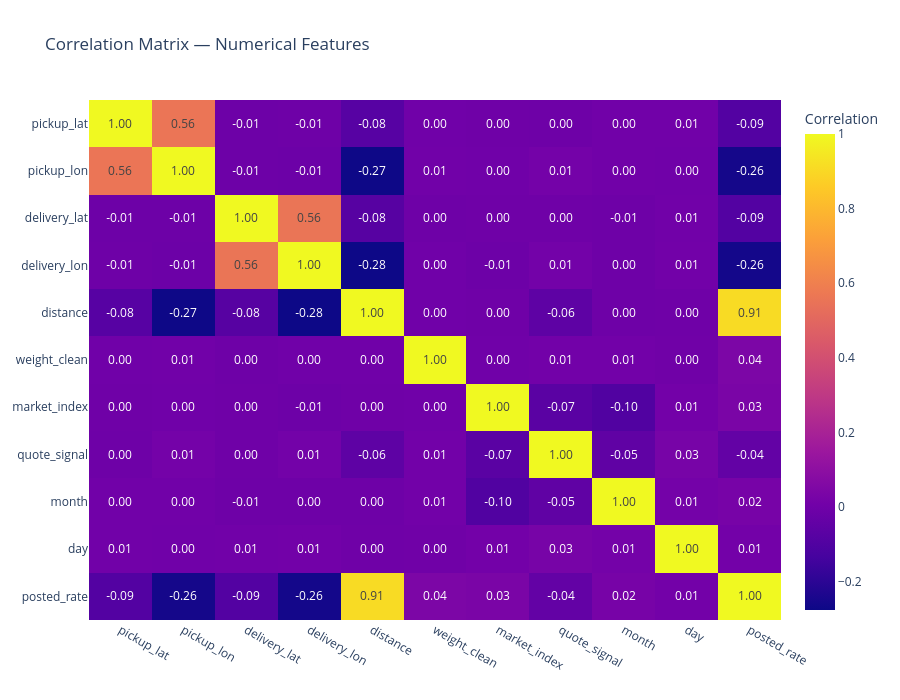

The notebook cell saved with this chart:
### Code cell
corr_cols = [
    col for col in numerical_features + [TARGET]
    if col in df.columns
]

corr_matrix = df[corr_cols].corr()

fig = px.imshow(
    corr_matrix,
    text_auto=".2f",
    aspect="auto",
    title="Correlation Matrix — Numerical Features",
    labels=dict(color="Correlation")
)

fig.update_layout(
    template="plotly_white",
    height=700
)

fig.show()

### Figure 1 — Plotly figure (JSON) as saved in the notebook; plotly's stock layout.template omitted (floating-point values rounded to 4 significant figures)
{"data": [{"coloraxis": "coloraxis", "hovertemplate": "x: %{x}<br>y: %{y}<br>Correlation: %{z}<extra></extra>", "name": "0", "texttemplate": "%{z:.2f}", "type": "heatmap", "x": ["pickup_lat", "pickup_lon", "delivery_lat", "delivery_lon", "distance", "weight_clean", "market_index", "quote_signal", "month", "day", "posted_rate"], "xaxis": "x", "y": ["pickup_lat", "pickup_lon", "delivery_lat", "delivery_lon", "distance", "weight_clean", "market_index", "quote_signal", "month", "day", "posted_rate"], "yaxis": "y", "z": [[1.0, 0.5592, -0.008283, -0.006143, -0.07774, 0.0009082, -0.001815, -0.004181, 0.003156, 0.005366, -0.09087], [0.5592, 1.0, -0.008609, -0.01223, -0.2734, 0.005917, 0.001083, 0.01366, 0.004306, 0.001573, -0.2551], [-0.008283, -0.008609, 1.0, 0.5571, -0.08065, -0.004387, -0.003343, -0.002708, -0.006286, 0.005647, -0.09197], [-0.006143, -0.01223, 0.5571, 1.0, -0.2757, 0.0006423, -0.008691, 0.01144, -0.004428, 0.006368, -0.2571], [-0.07774, -0.2734, -0.08065, -0.2757, 1.0, 0.002214, -0.002309, -0.05724, -0.003537, -0.001402, 0.9085], [0.0009082, 0.005917, -0.004387, 0.0006423, 0.002214, 1.0, 0.001598, 0.006935, 0.007443, -0.0001104, 0.04072], [-0.001815, 0.001083, -0.003343, -0.008691, -0.002309, 0.001598, 1.0, -0.06789, -0.0971, 0.01059, 0.03417], [-0.004181, 0.01366, -0.002708, 0.01144, -0.05724, 0.006935, -0.06789, 1.0, -0.05016, 0.02594, -0.03986], [0.003156, 0.004306, -0.006286, -0.004428, -0.003537, 0.007443, -0.0971, -0.05016, 1.0, 0.01314, 0.0238], [0.005366, 0.001573, 0.005647, 0.006368, -0.001402, -0.0001104, 0.01059, 0.02594, 0.01314, 1.0, 0.0103], [-0.09087, -0.2551, -0.09197, -0.2571, 0.9085, 0.04072, 0.03417, -0.03986, 0.0238, 0.0103, 1.0]]}], "layout": {"coloraxis": {"colorbar": {"title": {"text": "Correlation"}}, "colorscale": [[0, "#0d0887"], [0.1111, "#46039f"], [0.2222, "#7201a8"], [0.3333, "#9c179e"], [0.4444, "#bd3786"], [0.5556, "#d8576b"], [0.6667, "#ed7953"], [0.7778, "#fb9f3a"], [0.8889, "#fdca26"], [1, "#f0f921"]]}, "height": 700, "title": {"text": "Correlation Matrix — Numerical Features"}, "xaxis": {"anchor": "y", "domain": [0, 1]}, "yaxis": {"anchor": "x", "autorange": "reversed", "domain": [0, 1]}}}
